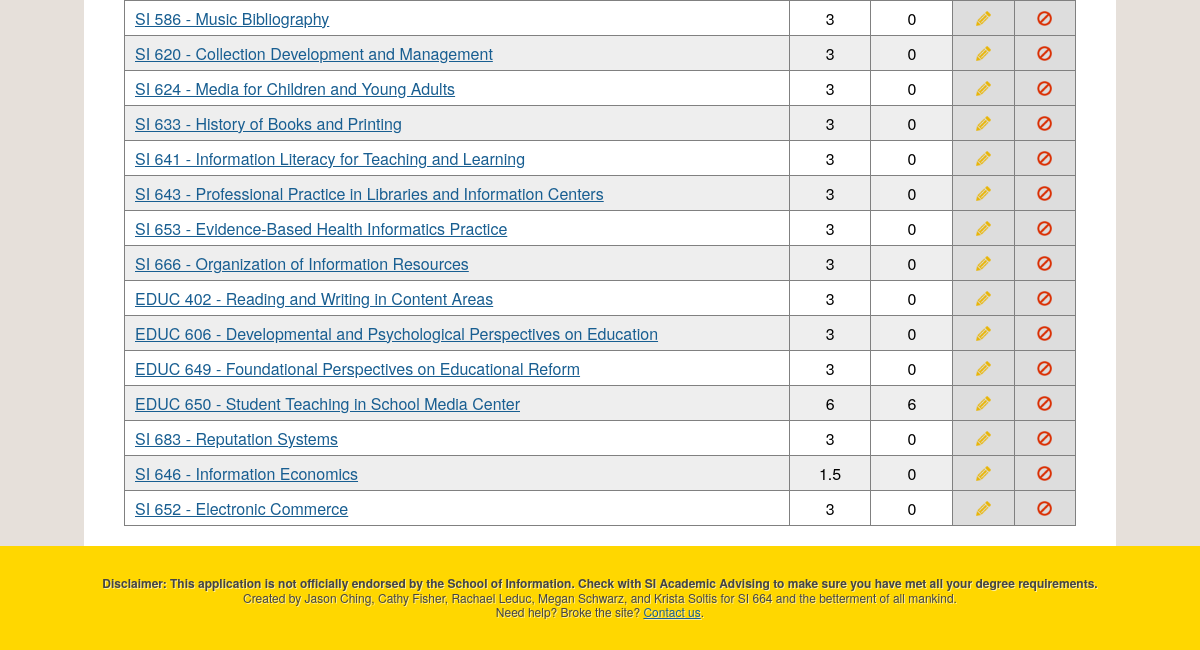
The app's page /admin.php (lower part), older data.
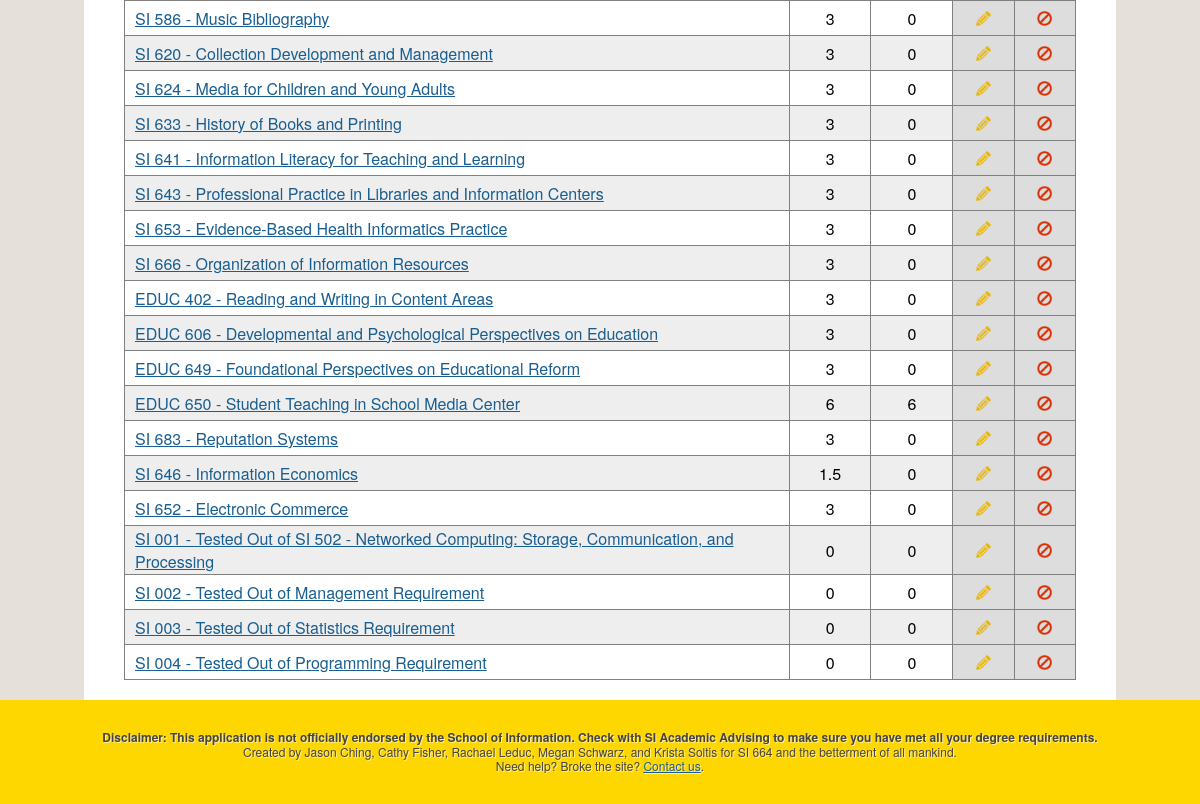
The same page, newer data.
### tables this page shows
CREATE TABLE Class(
class_id INT AUTO_INCREMENT PRIMARY KEY,
title VARCHAR(128) NOT NULL,
link VARCHAR(2000),
credits DOUBLE NOT NULL,
pep_credits DOUBLE,
UNIQUE(title) );

### admin.php (the view, shortened to what this page needs)
<?php
$page_title = "Admin";
include_once('header.php');
?>
<?php
	$sql = "SELECT c.class_id, c.title, c.credits, c.pep_credits, c.link FROM Class c";
	$result = mysql_query($sql);
	echo '<table border="1" id="admin-classes">'."\n";
	while($row = mysql_fetch_row($result)){
	    echo "<tr><td class='course-title'>";
		echo '<a href="'.htmlentities($row[4]).'">'.htmlentities($row[1]).'</a>';
		echo "</td>";
		echo "<td class='credits'>".htmlentities($row[2])."</td>";
		echo "<td class='pep'>".htmlentities($row[3])."</td>";
		echo '<td class="edit"><a href="admin.php?id='.htmlentities($row[0]).'&action=edit"><img src="images/edit.png" alt="Edit Class"></a></td>';
		echo '<td class="delete"><a href="admin.php?id='.htmlentities($row[0]).'&action=delete"><img src="images/delete.png" alt="Delete Class"></a></td>';
		echo "</td></tr>\n";
	}
	echo '</table>';
?>
<?php include_once('footer.php'); ?>

### header.php (shortened to what this page needs)
<html>
<head>
    <link rel=stylesheet href="style.css" type="text/css" media="screen" />
</head>
<?php
    $title_short = str_replace(' ', '-', $page_title);
    echo "<body id='$title_short'>";
?>
<div id="container">
<div id="content">

### footer.php (shortened to what this page needs)
</div>
<div id="footer">
    <p><strong>Disclaimer: This application is not officially endorsed by the School of Information.
    Check with SI Academic Advising to make sure you have met all your degree requirements.</strong></p>
    <p>Created by Jason Ching, Cathy Fisher, Rachael Leduc, Megan Schwarz, and Krista Soltis
    for SI 664 and the betterment of all mankind.</p>
    <p>Need help? Broke the site? <a href="mailto:si-664-itaps-that@googlegroups.com">Contact us</a>.</p>
</div>
</div>
</body>
</html>

### style.css (style rules this page uses)
html { -webkit-font-smoothing: antialiased; -moz-font-smoothing: antialiased; }
body { background-color: #e6e0da; font-family: 'Helvetica Neue', Helvetica, Arial, sans-serif; font-size: 12pt; margin: 0; }
p { line-height: 1.2em; }
strong { font-weight: bold; }
#container { background-color: #f2f1f1 margin: 0; height: 89%; position: relative; }
#content { background-color: white; margin: 0 7%; padding: 0px 40px 20px 40px; z-index: 0; min-height: 100.5%; }
#footer { border-top-left-radius: 0px; border-top-right-radius: 0px; margin-top: 0px; text-align: center; color: #444; text-shadow: 1px 1px 0px rgba(255,255,255, .6); font-size: .75em; background-color: gold; padding: 30px; }
#footer p { margin: 0; }
#admin-classes { width: 100%; border-collapse: collapse; border: 1px solid gray; }
#admin-classes tr:nth-child(odd) { background-color: white; }
#admin-classes tr:nth-child(even) { background-color: #eee; }

Row changes from the older to the newer data that the page shows:
added class: title "SI 001 - Tested Out of SI 502 - Networked Computing: Storage, Communication, and Processing", credits "0", pep_credits "0"
added class: title "SI 002 - Tested Out of Management Requirement", credits "0", pep_credits "0"
added class: title "SI 003 - Tested Out of Statistics Requirement", credits "0", pep_credits "0"
added class: title "SI 004 - Tested Out of Programming Requirement", credits "0", pep_credits "0"
